Frame 1 (no input): blank canvas, image omitted
Frame 60 (the mouse pressed at the canvas centre just before this capture): blank canvas, image omitted
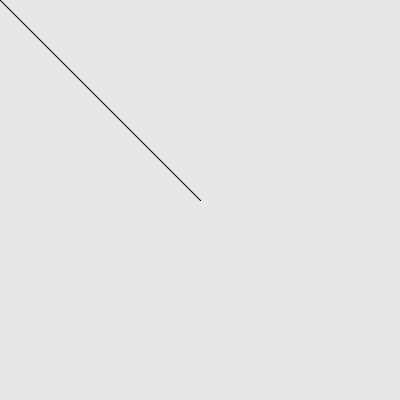
Frame 120 (the mouse held since frame 60 and released just before this capture)

The Processing sketch whose frames 1 and 60 were blank and that drew this single picture after the mouse press (run headless with seeded random() and noise(); from frame 60 on, the mouse is pressed at the canvas centre):

// Processing sketch: Exemplo6_2_Movimento_Rato
// ── Exemplo6_2_Movimento_Rato.pde
void setup() {
  size(400, 400);
  background(231);
}

void draw() {
  line(mouseX, mouseY, pmouseX, pmouseY);
}
